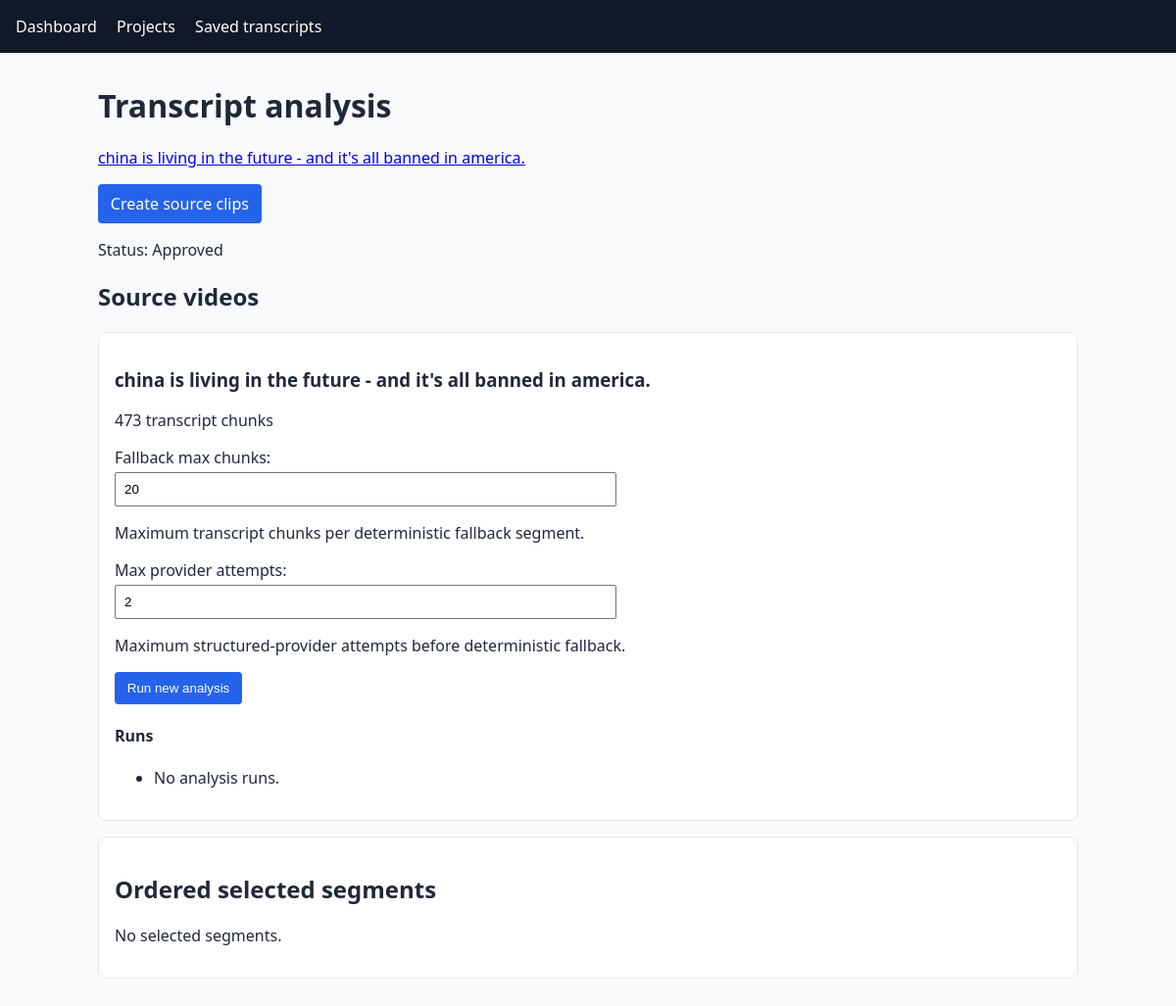
The page /analysis/projects/3/ (signed in) on the database its author committed.
### scraper/models.py (models this page shows, shortened)
class VideoProject(models.Model):
    class Status(models.TextChoices):
        DRAFT = "draft", "Draft"
        TRANSCRIPT_READY = "transcript_ready", "Transcript ready"
        APPROVED = "approved", "Approved"
        ARCHIVED = "archived", "Archived"
        FAILED = "failed", "Failed"
    owner = models.ForeignKey(
        settings.AUTH_USER_MODEL,
        on_delete=models.PROTECT,
        related_name="video_projects",
    )
    title = models.CharField(max_length=255)
    description = models.TextField(blank=True)
    expected_duration = models.PositiveIntegerField(null=True, blank=True)
    status = models.CharField(max_length=20, choices=Status.choices, default=Status.DRAFT)
    is_locked = models.BooleanField(default=False)
    created_at = models.DateTimeField(auto_now_add=True)
    updated_at = models.DateTimeField(auto_now=True)
    approved_at = models.DateTimeField(null=True, blank=True)
    archived_at = models.DateTimeField(null=True, blank=True)
    locked_at = models.DateTimeField(null=True, blank=True)
    class Meta:
        ordering = ["-updated_at"]
        indexes = [models.Index(fields=["owner", "status"], name="project_owner_status_idx")]

class SourceVideo(models.Model):
    class TranscriptStatus(models.TextChoices):
        PENDING = "pending", "Pending"
        FETCHING = "fetching", "Fetching"
        COMPLETED = "completed", "Completed"
        FAILED = "failed", "Failed"
    project = models.ForeignKey(VideoProject, on_delete=models.CASCADE, related_name="source_videos")
    youtube_url = models.URLField()
    youtube_video_id = models.CharField(max_length=11, validators=[youtube_id_validator])
    title = models.CharField(max_length=255)
    channel = models.CharField(max_length=255, blank=True)
    duration = models.PositiveIntegerField(null=True, blank=True)
    thumbnail_url = models.URLField(blank=True)
    transcript_status = models.CharField(
        max_length=20,
        choices=TranscriptStatus.choices,
        default=TranscriptStatus.PENDING,
    )
    legacy_scraped_video_id = models.PositiveBigIntegerField(
        null=True,
        blank=True,
        unique=True,
        editable=False,
    )
    created_at = models.DateTimeField(auto_now_add=True)
    updated_at = models.DateTimeField(auto_now=True)
    class Meta:
        ordering = ["-created_at"]
        constraints = [
            models.UniqueConstraint(
                fields=["project", "youtube_video_id"],
                name="unique_project_youtube_video",
            ),
        ]
        indexes = [
            models.Index(fields=["project", "-created_at"], name="source_project_saved_idx"),
        ]

### analysis/views.py (the view)
# urls.py: path("projects/<int:project_pk>/", views.project_dashboard, name="project_dashboard"),
@login_required
def project_dashboard(request, project_pk):
    project = get_object_or_404(project_queryset_for(request.user), pk=project_pk)
    sources = list(project.source_videos.prefetch_related("analysis_runs").order_by("created_at"))
    for source in sources:
        for run in source.analysis_runs.all():
            run.is_stale_for_display = AnalysisService.is_stale(run)
    selections = project.segment_selections.select_related(
        "analysis_segment__analysis_run__source_video"
    ).order_by("order")
    return render(
        request,
        "analysis/project_dashboard.html",
        {
            "project": project,
            "sources": sources,
            "selections": selections,
            "configuration_form": AnalysisConfigurationForm(),
        },
    )

### analysis/forms.py
class AnalysisConfigurationForm(forms.Form):
    fallback_max_chunks = forms.IntegerField(
        min_value=1,
        max_value=100,
        initial=20,
        help_text="Maximum transcript chunks per deterministic fallback segment.",
    )
    max_provider_attempts = forms.IntegerField(
        min_value=1,
        max_value=3,
        initial=2,
        help_text="Maximum structured-provider attempts before deterministic fallback.",
    )

### analysis/views.py (called while the page is built)
def project_queryset_for(user):
    queryset = VideoProject.objects.select_related("owner")
    return queryset if user.is_staff or user.is_superuser else queryset.filter(owner=user)

### analysis/templates/analysis/project_dashboard.html (shortened to what this page needs)
{% extends "scraper/base.html" %}
{% block content %}
<h1>Transcript analysis</h1>
<p><a href="{% url 'project_detail' project.pk %}">{{ project.title }}</a></p>
<p><a class="button" href="{% url 'production:project_clips' project.pk %}">Create source clips</a></p>
<p>Status: {{ project.get_status_display }}{% if project.is_locked %} · Locked{% endif %}</p>
<section>
    <h2>Source videos</h2>
    {% for source in sources %}
    <article class="card">
        <h3>{{ source.title }}</h3>
        <p>{{ source.transcript_chunks.count }} transcript chunks</p>
        {% if project.status == "approved" and not project.is_locked %}
        <form method="post" action="{% url 'analysis:run_analysis' source.pk %}">
            {{ configuration_form.as_p }}
            <button type="submit">Run new analysis</button>
        </form>
        {% endif %}
        <h4>Runs</h4>
        <ul>
        {% for run in source.analysis_runs.all %}
            <li>
                <a href="{% url 'analysis:run_detail' run.pk %}">Version {{ run.version }}</a>
                — {{ run.get_status_display }}
                {% if run.used_fallback %} · fallback{% endif %}
                {% if run.is_stale_for_display %} · stale{% endif %}
            </li>
        {% empty %}<li>No analysis runs.</li>{% endfor %}
        </ul>
    </article>
    {% empty %}<p>No source videos.</p>{% endfor %}
</section>
<section class="card">
    <h2>Ordered selected segments</h2>
    {% if selections %}
    <form method="post" action="{% url 'analysis:reorder_selections' project.pk %}">
        {% csrf_token %}
        <ol>
        {% for selection in selections %}
            <li>
                <input type="number" min="1" max="{{ selections|length }}" name="position_{{ selection.pk }}" value="{{ selection.order }}" style="width:5rem;display:inline">
                {{ selection.analysis_segment.title }}
                <span class="muted">({{ selection.analysis_segment.analysis_run.source_video.title }})</span>
            </li>
        {% endfor %}
        </ol>
        {% if project.status == "approved" and not project.is_locked %}<button type="submit">Update order</button>{% endif %}
    </form>
    {% else %}<p>No selected segments.</p>{% endif %}
</section>
{% endblock %}

### scraper/templates/scraper/base.html (style rules this page uses)
body { font-family: system-ui, sans-serif; margin: 0; color: #1f2937; background: #f8fafc; }
.card { background: white; border: 1px solid #e5e7eb; border-radius: .5rem; padding: 1rem; margin: 1rem 0; }
button, .button { background: #2563eb; border: 0; border-radius: .25rem; color: white; cursor: pointer; display: inline-block; padding: .55rem .8rem; text-decoration: none; }
input, textarea { box-sizing: border-box; display: block; margin: .25rem 0 1rem; max-width: 100%; padding: .5rem; width: 32rem; }

### rows shown on the page
VideoProject: title "china is living in the future - and it's all banned in america.", status "Approved"
SourceVideo: title "china is living in the future - and it's all banned in america.", transcript_chunks.count "473", fallback_max_chunks "20", max_provider_attempts "2"
